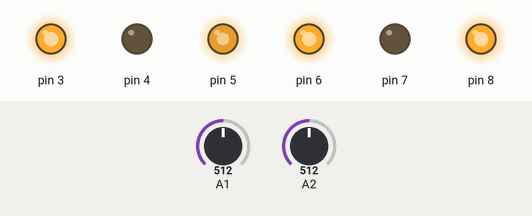
Bench run of a sketch on a simulated Arduino Uno, built with avr-gcc and run on an emulated ATmega328P. Parts: output pins drawn as LEDs (lit = HIGH). The inputs (shaded band) are chosen by the test bench; at power-on: A1 = 512, A2 = 512.

Above: at 0.1 s.
Timing chart, 0 to 1.6 s (numbered marks = the images above):
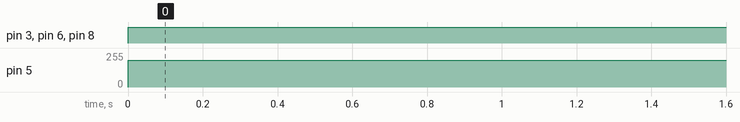

Measured:
- by itself, pin 3, pin 6, pin 8: LOW → HIGH at 0.00 s
- by itself, pin 5: 0/255 → 200/255 at 0.00 s

The sketch:

Seguir_Linha.ino
```cpp
#include <OBR.h>

Controle Motor(3,4,5,6,7,8); // in1 , in2 , pwma, in3, in4, pmwb

Sensores sensor1;
Sensores sensor2;

int LinhaDireita, LinhaEsquerda;

int time_refletance = 500;

void setup() {
  // put your setup code here, to run once:
Serial.begin(9600);
}

void loop() {
  // put your main code here, to run repeatedly:
  sensor1.Leitura(9,0,1,1,time_refletance);
  sensor2.Leitura(10,0,1,1,time_refletance);

  LinhaEsquerda = sensor1.value;
  LinhaDireita = sensor2.value;


  if( LinhaEsquerda == 0 && LinhaDireita == 0){
  Motor.pwm(200,200);
  }

  if( LinhaEsquerda == 0 && LinhaDireita == 1){
  Motor.pwm(200,0);
  }

  if( LinhaEsquerda == 1 && LinhaDireita == 0){
  Motor.pwm(0,200);
  }

  if( LinhaEsquerda == 1 && LinhaDireita == 1){
  Motor.pwm(200,200);
  }

  }
```

OBR.cpp
```cpp
#include"OBR.h"

Controle::Controle(int in1_, int in2_, int P_vel_A, int in3_, int in4_, int P_vel_B){

  in1 = in1_;
  in2 = in2_;
  p_vel_A = P_vel_A;

  in3 = in3_;
  in4 = in4_;
  p_vel_B = P_vel_B;

  pinMode(in1,OUTPUT);
  pinMode(in2,OUTPUT);
  pinMode(p_vel_A,OUTPUT);

  pinMode(in3,OUTPUT);
  pinMode(in4,OUTPUT);
  pinMode(p_vel_B,OUTPUT);

}

void Controle::pwm(int V_vel_A, int V_vel_B){

vel_A = V_vel_A;
vel_B = V_vel_B;

if(vel_A < 0){
	vel_A*=-1;
	digitalWrite(in1,LOW);
	digitalWrite(in2,HIGH);
	analogWrite(p_vel_A,vel_A);
}

else if(vel_A > 0){
	digitalWrite(in1,HIGH);
	digitalWrite(in2,LOW);
	analogWrite(p_vel_A,vel_A);
} else{
	digitalWrite(in1,LOW);
	digitalWrite(in2,LOW);
	analogWrite(p_vel_A,vel_A);
}

if(vel_B < 0){
	vel_B*=-1;
	digitalWrite(in3,LOW);
	digitalWrite(in4,HIGH);
	analogWrite(p_vel_B,vel_B);
}

else if(vel_B > 0){
	digitalWrite(in3,HIGH);
	digitalWrite(in4,LOW);
	analogWrite(p_vel_B,vel_B);
}else{
	digitalWrite(in3,LOW);
	digitalWrite(in4,LOW);
	analogWrite(p_vel_B,vel_B);
}

}

Sensores::Sensores(){
	pinMode(entrada,INPUT);
}

void Sensores::Leitura(int entrada,int powersensor,int ana_dig, int activemillis, int timereading){

	if(powersensor)
		digitalWrite(powersensor,HIGH);

	if(activemillis){
		time = millis();

		if(time - lastime > timereading){
			if(ana_dig)value = analogRead(entrada);
			else value = digitalRead(entrada);
			lastime = time;
		}

	}else{
		if(ana_dig) value = analogRead(entrada);
		else if (!ana_dig) value = digitalRead(entrada);
	}
}

// digita 0 analog 1
// desativa millis 0 ativa 1
```

OBR.h
```cpp
#ifndef OBR_H
#define OBR_H

#include <Arduino.h>

class Controle
{
public:
  Controle(int in1_, int in2_, int P_vel_A, int in3_, int in4_, int P_vel_B);
  void pwm(int V_vel_A, int V_vel_B);

private:
  int in1;
  int in2;
  int p_vel_A;
  int vel_A;
  int V_vel_A;

  int in3;
  int in4;
  int p_vel_B;
  int vel_B;
  int V_vel_B;

  int vel_neg_A;
  int vel_neg_B;
};

class Sensores
{
public:

  Sensores();
  void Leitura(int entrada,int powersensor, int ana_dig, int activemillis, int timereading);


  int value;


private:

  int entrada;
  int time,lastime,timereading,activemillis,ana_dig,powersensor;

};

#endif
```
